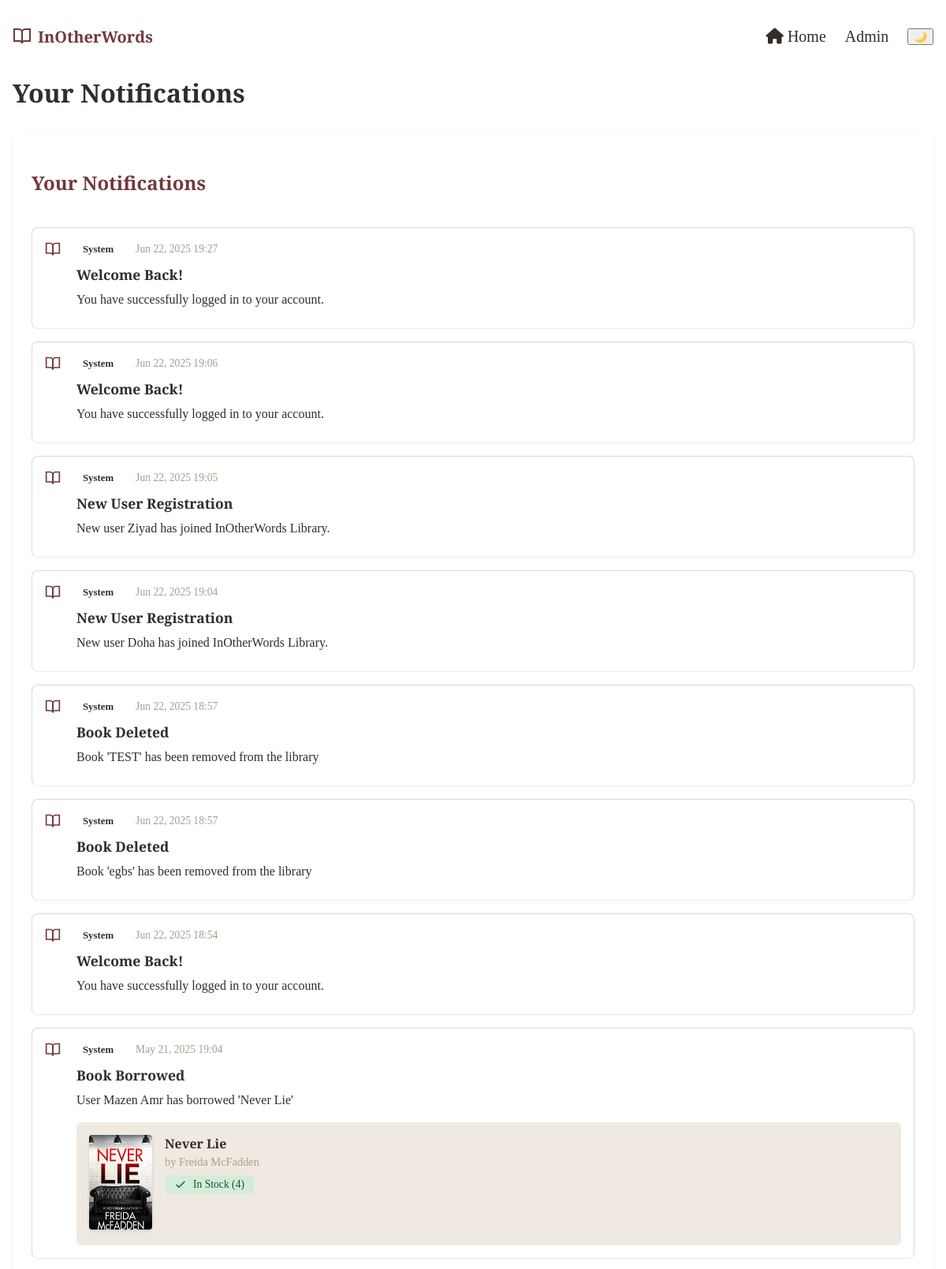
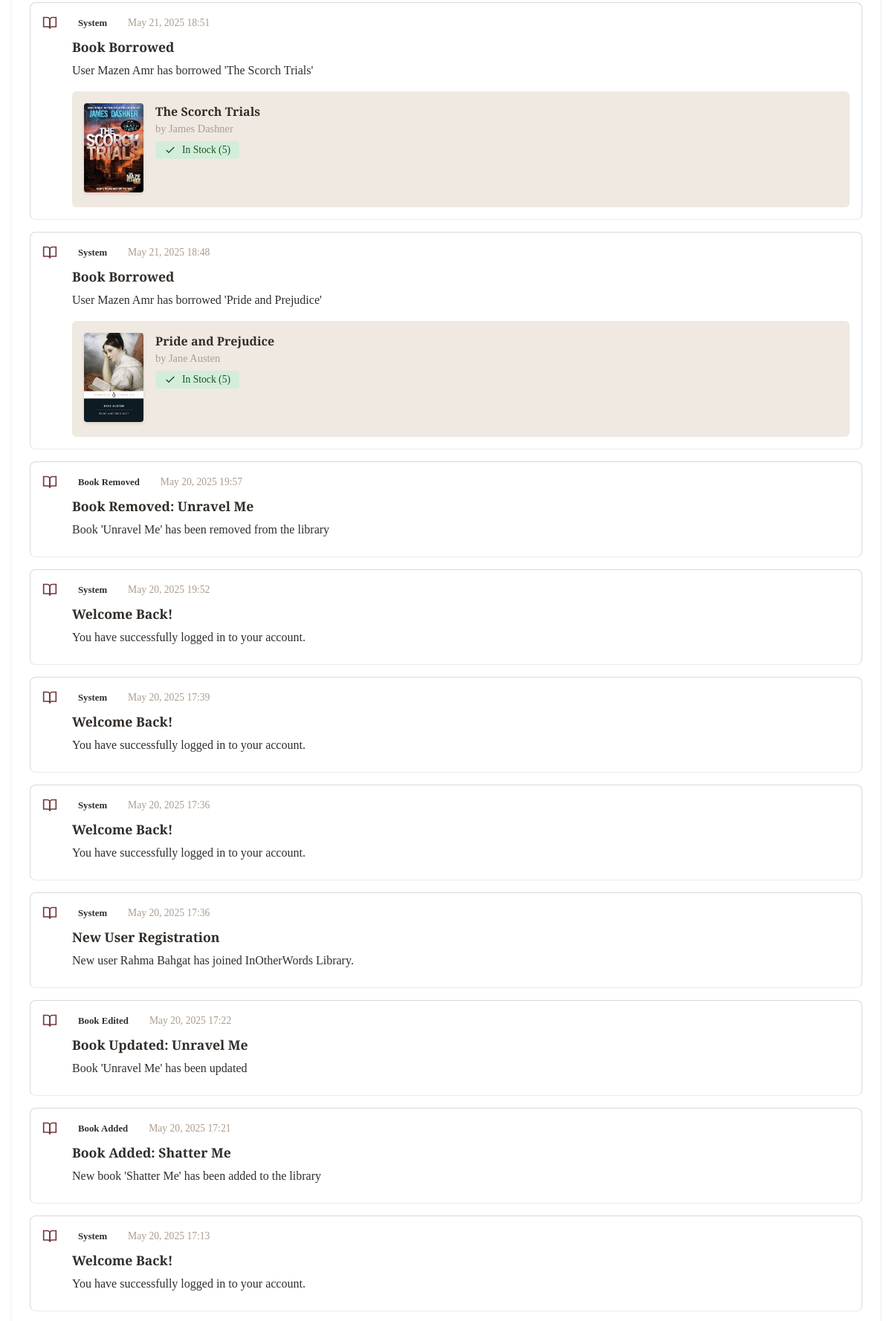
The app's page /notifications/ (signed in, upper part) with its own data (2 pictures, top to bottom).
### books/models.py (models this page shows, shortened)
class Notification(models.Model):
    NOTIFICATION_TYPES = [
        ('personal', 'Personal'),
        ('global', 'Global'),
        ('system', 'System'),
        ('book_added', 'Book Added'),
        ('book_edited', 'Book Edited'),
        ('book_removed', 'Book Removed'),
        ('book_borrowed', 'Book Borrowed'),
        ('book_returned', 'Book Returned'),
    ]
    recipient = models.ForeignKey(User, on_delete=models.CASCADE, related_name='notifications_received', null=True, blank=True)
    sender = models.ForeignKey(User, on_delete=models.SET_NULL, related_name='notifications_sent', null=True, blank=True)
    title = models.CharField(max_length=200)
    message = models.TextField()
    notification_type = models.CharField(max_length=20, choices=NOTIFICATION_TYPES)
    created_at = models.DateTimeField(auto_now_add=True)
    is_read = models.BooleanField(default=False)
    related_book = models.ForeignKey('Book', on_delete=models.SET_NULL, null=True, blank=True)
    class Meta:
        ordering = ['-created_at']

class Book(models.Model):
    BADGE_CHOICES = [
        ('new', 'New Release'),
        ('trending', 'Trending'),
        ('bestseller', 'Bestseller'),
        ('sale', 'On Sale'),
    ]
    title = models.CharField(max_length=200)
    author = models.CharField(max_length=200)
    description = models.TextField()
    isbn = models.CharField(max_length=13, unique=True, null=True, blank=True)
    price = models.DecimalField(max_digits=10, decimal_places=2, default=Decimal('0.00'))
    stock = models.IntegerField(default=0)
    image = models.ImageField(upload_to='books/', null=True, blank=True)
    created_at = models.DateTimeField(auto_now_add=True)
    updated_at = models.DateTimeField(auto_now=True, null=True)
    badge = models.CharField(max_length=20, choices=BADGE_CHOICES, null=True, blank=True)
    genres = models.ManyToManyField(Genre, related_name='books')
    total_borrows = models.IntegerField(default=0)
    average_rating = models.FloatField(default=0.0)

### books/views_notifications.py (the view, shortened to what this page needs)
# urls.py: path('notifications/', user_notifications, name='notifications'),
@login_required
def user_notifications(request, get_latest=False):
    notifications = Notification.objects.filter(
        Q(recipient=request.user) |  # Personal notifications
        Q(notification_type='global') |  # Global announcements
        Q(notification_type__in=['book_borrowed', 'book_returned'], recipient=request.user)  # Book-related notifications
    ).order_by('-created_at')
    unread_count = notifications.filter(is_read=False).count()
    notifications.filter(is_read=False).update(is_read=True)
    return render(request, 'notifications.html', {
        'notifications': notifications,
        'unread_notifications_count': unread_count
    })

### Templates/notifications.html (shortened to what this page needs)
{% extends 'base.html' %}
{% load static %}
{% block extra_css %}
<link rel="stylesheet" href="{% static 'css/notifications.css' %}">
{% endblock %}
{% block content %}
<div class="notifications-container">
    <div class="notifications-header">
        <h1>Your Notifications</h1>
    </div>
    <div class="notifications-list">
        <h2>Your Notifications</h2>
        {% if notifications %}
            {% for notification in notifications %}
                <div class="notification-card {% if not notification.is_read %}unread{% endif %}"
                     data-id="{{ notification.id }}"
                     data-type="{{ notification.notification_type }}">
                    <div class="notification-header">
                        <div class="notification-meta">
                            <span class="notification-type-icon">
                                {% if notification.notification_type == 'personal' %}
                                    <svg width="20" height="20" viewBox="0 0 24 24" fill="none" stroke="currentColor" stroke-width="2">
                                        <path d="M20 21v-2a4 4 0 0 0-4-4H8a4 4 0 0 0-4 4v2"></path>
                                        <circle cx="12" cy="7" r="4"></circle>
                                    </svg>
                                {% elif notification.notification_type == 'global' %}
                                    <svg width="20" height="20" viewBox="0 0 24 24" fill="none" stroke="currentColor" stroke-width="2">
                                        <circle cx="12" cy="12" r="10"></circle>
                                        <line x1="2" y1="12" x2="22" y2="12"></line>
                                        <path d="M12 2a15.3 15.3 0 0 1 4 10 15.3 15.3 0 0 1-4 10 15.3 15.3 0 0 1-4-10 15.3 15.3 0 0 1 4-10z"></path>
                                    </svg>
                                {% else %}
                                    <svg width="20" height="20" viewBox="0 0 24 24" fill="none" stroke="currentColor" stroke-width="2">
                                        <path d="M2 3h6a4 4 0 0 1 4 4v14a3 3 0 0 0-3-3H2z"></path>
                                        <path d="M22 3h-6a4 4 0 0 0-4 4v14a3 3 0 0 1 3-3h7z"></path>
                                    </svg>
                                {% endif %}
                            </span>
                            <span class="notification-type">{{ notification.get_notification_type_display }}</span>
                            <span class="notification-date">{{ notification.created_at|date:"M d, Y H:i" }}</span>
                        </div>
                    </div>
                    <div class="notification-content">
                        <h3 class="notification-title">{{ notification.title }}</h3>
                        <p class="notification-message">{{ notification.message }}</p>
                        {% if notification.related_book %}
                            <div class="related-book">
                                <div class="book-info">
                                    {% if notification.related_book.image %}
                                        <div class="book-image">
                                            <img src="{{ notification.related_book.image.url }}"
                                                 alt="{{ notification.related_book.title }}"
                                                 class="book-thumbnail">
                                        </div>
                                    {% endif %}
                                    <div class="book-details">
                                        <h4>{{ notification.related_book.title }}</h4>
                                        <p class="book-author">by {{ notification.related_book.author }}</p>
                                        <div class="book-status">
                                            {% if notification.related_book.stock > 0 %}
                                                <span class="status-badge in-stock">
                                                    <svg width="16" height="16" viewBox="0 0 24 24" fill="none" stroke="currentColor" stroke-width="2">
                                                        <path d="M20 6L9 17l-5-5"></path>
                                                    </svg>
                                                    In Stock ({{ notification.related_book.stock }})
                                                </span>
                                            {% endif %}
                                        </div>
                                    </div>
                                </div>
                            </div>
                        {% endif %}
                    </div>
                </div>
            {% endfor %}
        {% endif %}
    </div>
</div>
{% endblock %}

### Static/css/Navbar_Footer.css (style rules this page uses)
body { margin: 0; padding: 0; overflow-x: hidden; width: 100%; min-height: 100vh; box-sizing: border-box; }
:root { --dark-brown: #322d29; --brand-red: #72383d; --warm-taupe: #ac9c8d; --light-gray: #d9d9d9; --cream: #efe9e1; }

### Static/css/notifications.css (style rules this page uses)
:root { --dark-brown: #322d29; --brand-red: #72383d; --warm-taupe: #ac9c8d; --light-gray: #d9d9d9; --cream: #efe9e1; }
.notifications-container { max-width: 1200px; margin: 2rem auto; padding: 0 1rem; }
.notifications-header { display: flex; justify-content: space-between; align-items: center; margin-bottom: 2rem; }
.notifications-header h1 { font-family: 'Merriweather', serif; color: var(--dark-brown); font-size: 2rem; margin: 0; }
.notifications-list { display: flex; flex-direction: column; gap: 1rem; }
.notification-card { background-color: white; border: 1px solid var(--light-gray); border-radius: 8px; padding: 1.5rem; transition: all 0.3s ease; position: relative; overflow: hidden; }
.notification-header { display: flex; justify-content: space-between; align-items: center; margin-bottom: 1rem; }
.notification-meta { display: flex; align-items: center; gap: 1rem; }
.notification-type-icon { color: var(--brand-red); display: flex; align-items: center; }
.notification-type { color: var(--dark-brown); font-weight: 500; font-size: 0.9rem; }
.notification-date { color: var(--warm-taupe); font-size: 0.85rem; }
.notification-content { padding-left: 2.5rem; }
.notification-title { color: var(--dark-brown); font-size: 1.1rem; margin: 0 0 0.5rem 0; font-family: 'Merriweather', serif; }
.notification-message { color: var(--warm-taupe); line-height: 1.5; margin: 0 0 1rem 0; }
.related-book { background-color: var(--cream); border-radius: 6px; padding: 1rem; margin-top: 1rem; }
.book-info { display: flex; gap: 1rem; }
.book-image { flex-shrink: 0; }
.book-thumbnail { width: 80px; height: 120px; object-fit: cover; border-radius: 4px; box-shadow: 0 2px 4px rgba(0, 0, 0, 0.1); }
.book-details { flex-grow: 1; }
.book-details h4 { color: var(--dark-brown); font-family: 'Merriweather', serif; margin: 0 0 0.25rem 0; font-size: 1rem; }
.book-author { color: var(--warm-taupe); margin: 0 0 0.5rem 0; font-size: 0.9rem; }
.book-status { margin-top: 0.5rem; }
.status-badge { display: inline-flex; align-items: center; gap: 0.5rem; padding: 0.25rem 0.75rem; border-radius: 4px; font-size: 0.85rem; }
.status-badge.in-stock { background-color: #d4edda; color: #155724; }

### Templates/notifications.html (style rules this page uses)
.notifications-container { max-width: 1200px; margin: 6rem auto 0; padding: 0 1rem; min-height: calc(100vh - 400px); }
.notifications-list { background: white; border-radius: 8px; box-shadow: 0 2px 4px rgba(0, 0, 0, 0.1); padding: 1.5rem; margin-bottom: 3rem; }
.notifications-list h2 { color: var(--brand-red); margin-bottom: 1.5rem; font-family: 'Playfair Display', serif; }
.notification-card { padding: 1rem; border-bottom: 1px solid var(--cream); transition: background-color 0.3s ease; }
.notification-header { display: flex; justify-content: space-between; align-items: center; margin-bottom: 0.5rem; }
.notification-type { font-size: 0.8rem; padding: 0.25rem 0.75rem; border-radius: 12px; font-weight: 600; }
.notification-date { font-size: 0.85rem; color: var(--warm-taupe); }
.notification-title { font-size: 1.1rem; color: var(--dark-brown); margin-bottom: 0.5rem; }
.notification-message { color: var(--dark-brown); margin-bottom: 0.5rem; line-height: 1.5; }
.notification-meta { font-size: 0.85rem; color: var(--warm-taupe); }

### records on screen
Notification: notification_type "System", created_at "Jun 22, 2025 19:27", title "Welcome Back!", message "You have successfully logged in to your account."
Notification: notification_type "System", created_at "Jun 22, 2025 19:06", title "Welcome Back!", message "You have successfully logged in to your account."
Notification: notification_type "System", created_at "Jun 22, 2025 19:05", title "New User Registration", message "New user Ziyad has joined InOtherWords Library."
Notification: notification_type "System", created_at "Jun 22, 2025 19:04", title "New User Registration", message "New user Doha has joined InOtherWords Library."
Notification: notification_type "System", created_at "Jun 22, 2025 18:57", title "Book Deleted", message "Book 'TEST' has been removed from the library"
Notification: notification_type "System", created_at "Jun 22, 2025 18:57", title "Book Deleted", message "Book 'egbs' has been removed from the library"
Notification: notification_type "System", created_at "Jun 22, 2025 18:54", title "Welcome Back!", message "You have successfully logged in to your account."
Notification: notification_type "System", created_at "May 21, 2025 19:04", title "Book Borrowed", message "User Mazen Amr has borrowed 'Never Lie'", related_book.image (picture), related_book "Never Lie", related_book.author "Freida McFadden", related_book.stock "4"
Notification: notification_type "System", created_at "May 21, 2025 18:51", title "Book Borrowed", message "User Mazen Amr has borrowed 'The Scorch Trials'", related_book.image (picture), related_book "The Scorch Trials", related_book.author "James Dashner", related_book.stock "5"
Notification: notification_type "System", created_at "May 21, 2025 18:48", title "Book Borrowed", message "User Mazen Amr has borrowed 'Pride and Prejudice'", related_book.image (picture), related_book "Pride and Prejudice", related_book.author "Jane Austen", related_book.stock "5"
Notification: notification_type "Book Removed", created_at "May 20, 2025 19:57", title "Book Removed: Unravel Me", message "Book 'Unravel Me' has been removed from the library"
Notification: notification_type "System", created_at "May 20, 2025 19:52", title "Welcome Back!", message "You have successfully logged in to your account."
Notification: notification_type "System", created_at "May 20, 2025 17:39", title "Welcome Back!", message "You have successfully logged in to your account."
Notification: notification_type "System", created_at "May 20, 2025 17:36", title "Welcome Back!", message "You have successfully logged in to your account."
Notification: notification_type "System", created_at "May 20, 2025 17:36", title "New User Registration", message "New user Rahma Bahgat has joined InOtherWords Library."
Notification: notification_type "Book Edited", created_at "May 20, 2025 17:22", title "Book Updated: Unravel Me", message "Book 'Unravel Me' has been updated"
Notification: notification_type "Book Added", created_at "May 20, 2025 17:21", title "Book Added: Shatter Me", message "New book 'Shatter Me' has been added to the library"
Notification: notification_type "System", created_at "May 20, 2025 17:13", title "Welcome Back!", message "You have successfully logged in to your account."
